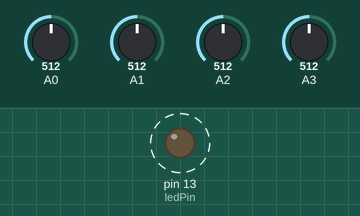
A sketch run on a simulated Arduino Uno, built with avr-gcc and run on an emulated ATmega328P. Parts: output pins drawn as LEDs (lit = HIGH). Dashed ring = blinking. Inputs (shaded band) come from the test bench; at power-on: A0 = 512, A1 = 512, A2 = 512, A3 = 512. What the sketch prints to the serial monitor is not drawn.

Above: at 0.11 s.
Timing chart, 0 to 3.0 s (numbered marks = the images above):
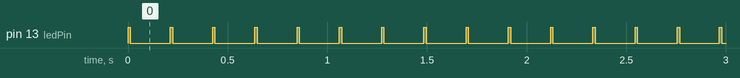

The sketch:

Piezo_Impuls_Counter_many.ino
```cpp
#include <Wire.h>

//Zählt die Klopfzeichen
int counter = 0;

// Ausgangspin für die LED
int ledPin = 13;

// erster Analog-Pin für die Piezo-Sensoren
int piezoPin= 0;

//Anzahl der abgefragten Eingänge
const int piezoPinNum=4;

//Zykluszeit der Eingangsabfrage
int delayTime=10;

// Wartezeit, bis nach einem Ereignis der Eingang wieder abgefragt wird, damit ein Klopfzeichen nicht mehrfach gewertet wird
int waitCycles=20;

//Array zum Spechern der Wartezeiten
int cycles[piezoPinNum];

// Aktuell gemessener Wert
int wert = 0;

// Aktuelle Status der LED (wechselt bei Piezo-Klopfzeichen)
int ledStatus = LOW;

// WICHTIG: Diesen Wert zwischen 0 und 1023 anpassen, wenn Klopfzeichen nicht (oder zu oft) erkannt werden
int schwelle=5;

// Bei einer Anfrage vom Raspberry über I2C den Counter-Wert zurückliefern
void requestEvent(){
  Wire.write(counter);
}

// setup() wird einmalig beim Programmstart ausgeführt
void setup() {

  //I2C-Initialisierung
  Wire.begin(42);
  Wire.onRequest(requestEvent);

  // Pin 13 für die LED als Ausgangspin setzen
  pinMode(ledPin, OUTPUT);

  // Serielle Übertragung zum PC starten
  Serial.begin(115200);
}

// loop() wird nach setup() ununterbrochen ausgeführt
void loop() {

  // Die Eingänge nacheinander abfragen
  for(int num=0;num<piezoPinNum;num++) {

    //In der Wartezeit den jeweiligen Eingang ignorieren
    if (cycles[num]>0) {
      cycles[num]--;
    } else {

      // Eingangswerte lesen
      wert = analogRead(piezoPin+num);

       // Liegt der Wert über dem oben definierten Schwellenwert? Dann Ereignis auslösen
      if (wert >= schwelle) {
        // Wartezeit für den jeweiligen Eingang setzen
        cycles[num]=waitCycles;

        // Pin 13 auf den Status setzen
        digitalWrite(ledPin, HIGH);

        // Wert zu Testzwecken an den PC schicken
        Serial.println(num);
        Serial.println(wert);
        counter++;
        if (counter > 255)
          counter =0;
      }
    }
  }
  delay(delayTime);
  digitalWrite(ledPin, LOW);
}
```

Measured:
- by itself, pin 13 (ledPin): alternates HIGH for 0.01 s and LOW for 0.20 s
